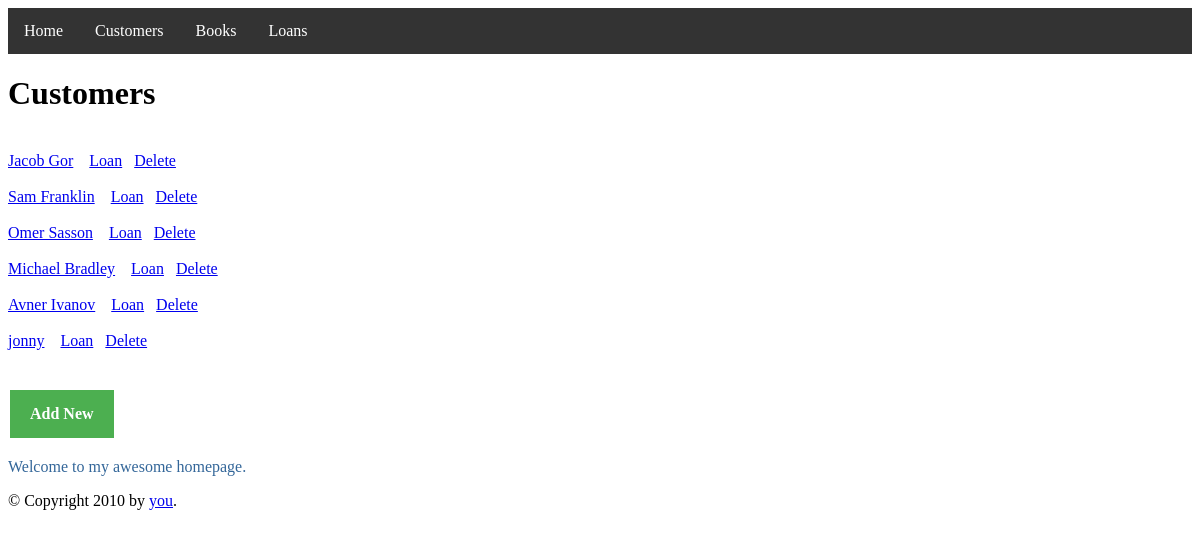
/customers/all, run on an earlier commit of the app's database.
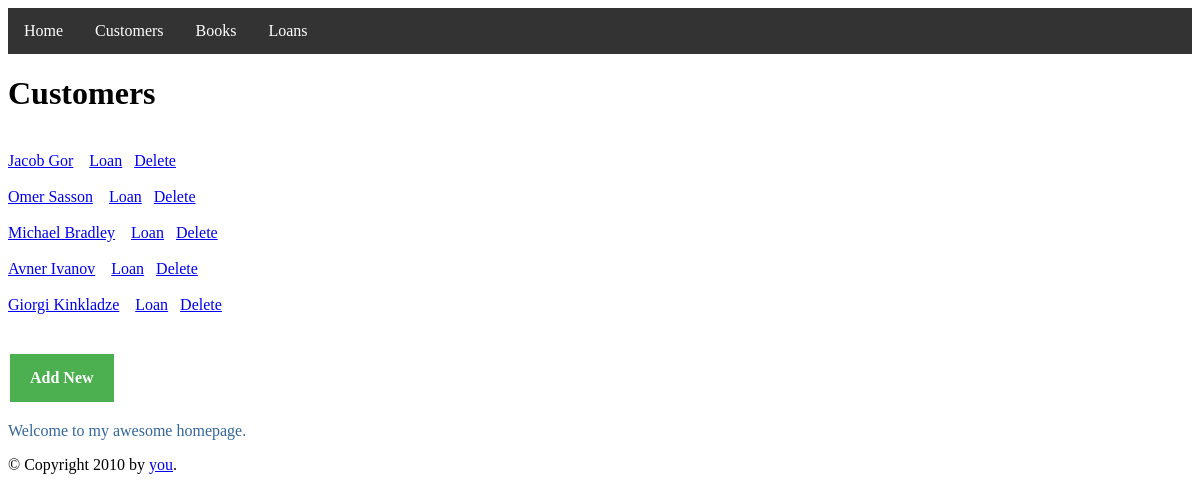
And on a later commit of the database.
### tables this page shows
CREATE TABLE Customers (CustomerID INTEGER PRIMARY KEY, customerName text, City text, Age int);

### customers.py (the view)
@customers.route('/all')
def c_all(msg=""):
    customers=execute_sql("select * from Customers")
    context={
        "customers":customers,
        "msg":msg
    }
    return render_template('customers.html', context=context)

### DAL.py (called while the page is built)
def execute_sql(sql):
    return cur.execute(sql).fetchall()

### templates/customers.html (shortened to what this page needs)
{% extends "layout.html" %}
{% block head %}
  {{ super() }}
{% endblock %}
{% block content %}
  <h1>Customers</h1>
<h1>{{context.msg}}</h1><br>
  {% for n in context.customers %}
  <a href="/customers/single/{{n[0]}}" >{{n[1]}}</a> &nbsp;&nbsp;
  <a href="/books/all/{{n[0]}}" >Loan</a>&nbsp;&nbsp;
  <a href="/customers/del/{{n[0]}}" >Delete</a>&nbsp;&nbsp;<br><br>
{% endfor %}<br>
<strong><a href="/customers/add" class="button">Add New</a></strong>
  <p class="important">
    Welcome to my awesome homepage.
{% endblock %}

What changed in the data, as far as the page shows it:
removed Customers: customerName "Sam Franklin"
removed Customers: customerName "jonny"
added Customers: customerName "Giorgi Kinkladze"
